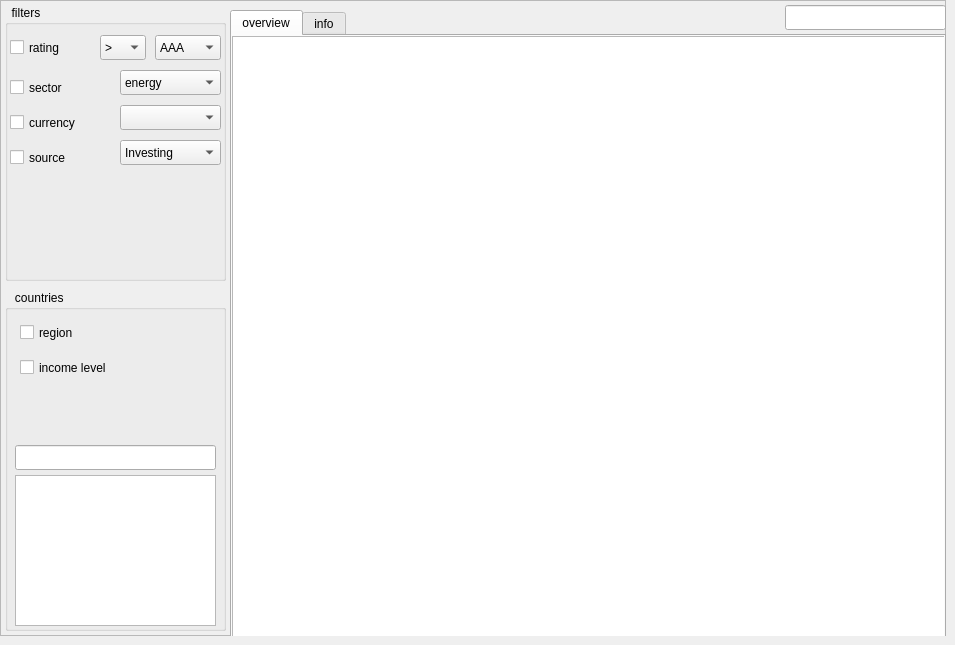
   <widget class="QWidget" name="tab_4">
    <attribute name="title">
     <string>stocks</string>
    </attribute>
    <widget class="QFrame" name="frame_9">
     <property name="geometry">
      <rect>
       <x>0</x>
       <y>0</y>
       <width>946</width>
       <height>636</height>
      </rect>
     </property>
     <property name="frameShape">
      <enum>QFrame::StyledPanel</enum>
     </property>
     <property name="frameShadow">
      <enum>QFrame::Raised</enum>
     </property>
     <widget class="QTabWidget" name="tabWidget_9">
      <property name="geometry">
       <rect>
        <x>230</x>
        <y>10</y>
        <width>716</width>
        <height>631</height>
       </rect>
      </property>
      <property name="currentIndex">
       <number>0</number>
      </property>
      <widget class="QWidget" name="tab_29">
       <attribute name="title">
        <string>overview</string>
       </attribute>
       <widget class="QTableView" name="tableView_19">
        <property name="geometry">
         <rect>
          <x>0</x>
          <y>0</y>
          <width>716</width>
          <height>601</height>
         </rect>
        </property>
       </widget>
      </widget>
      <widget class="QWidget" name="tab_30">
       <attribute name="title">
        <string>info</string>
       </attribute>
       <widget class="QTableView" name="tableView_20">
        <property name="geometry">
         <rect>
          <x>0</x>
          <y>0</y>
          <width>716</width>
          <height>601</height>
         </rect>
        </property>
       </widget>
      </widget>
     </widget>
     <widget class="QLineEdit" name="lineEdit_18">
      <property name="geometry">
       <rect>
        <x>785</x>
        <y>5</y>
        <width>161</width>
        <height>25</height>
       </rect>
      </property>
     </widget>
     <widget class="QGroupBox" name="groupBox_6">
      <property name="geometry">
       <rect>
        <x>5</x>
        <y>290</y>
        <width>221</width>
        <height>341</height>
       </rect>
      </property>
      <property name="title">
       <string>   countries</string>
      </property>
      <widget class="QLineEdit" name="lineEdit_22">
       <property name="geometry">
        <rect>
         <x>10</x>
         <y>155</y>
         <width>201</width>
         <height>25</height>
        </rect>
       </property>
       <property name="clearButtonEnabled">
        <bool>true</bool>
       </property>
      </widget>
      <widget class="QListWidget" name="listWidget_4">
       <property name="geometry">
        <rect>
         <x>10</x>
         <y>185</y>
         <width>201</width>
         <height>151</height>
        </rect>
       </property>
      </widget>
      <widget class="QCheckBox" name="checkBox_22">
       <property name="geometry">
        <rect>
         <x>15</x>
         <y>30</y>
         <width>66</width>
         <height>25</height>
        </rect>
       </property>
       <property name="text">
        <string>region</string>
       </property>
      </widget>
      <widget class="QCheckBox" name="checkBox_23">
       <property name="geometry">
        <rect>
         <x>15</x>
         <y>65</y>
         <width>111</width>
         <height>25</height>
        </rect>
       </property>
       <property name="text">
        <string>income level</string>
       </property>
      </widget>
     </widget>
     <widget class="QGroupBox" name="groupBox_7">
      <property name="geometry">
       <rect>
        <x>5</x>
        <y>5</y>
        <width>221</width>
        <height>276</height>
       </rect>
      </property>
      <property name="title">
       <string>  filters</string>
      </property>
      <widget class="QComboBox" name="comboBox_12">
       <property name="geometry">
        <rect>
         <x>150</x>
         <y>30</y>
         <width>66</width>
         <height>25</height>
        </rect>
       </property>
       <item>
        <property name="text">
         <string>AAA</string>
        </property>
       </item>
       <item>
        <property name="text">
         <string>AA+</string>
        </property>
       </item>
       <item>
        <property name="text">
         <string>AA</string>
        </property>
       </item>
       <item>
        <property name="text">
         <string>AA-</string>
        </property>
       </item>
       <item>
        <property name="text">
         <string>A+</string>
        </property>
       </item>
       <item>
        <property name="text">
         <string>A</string>
        </property>
       </item>
       <item>
        <property name="text">
         <string>A-</string>
        </property>
       </item>
       <item>
        <property name="text">
         <string>BBB+</string>
        </property>
       </item>
       <item>
        <property name="text">
         <string>BBB</string>
        </property>
       </item>
       <item>
        <property name="text">
         <string>BBB-</string>
        </property>
       </item>
       <item>
        <property name="text">
         <string>BB+</string>
        </property>
       </item>
       <item>
        <property name="text">
         <string>BB</string>
        </property>
       </item>
       <item>
        <property name="text">
         <string>BB-</string>
        </property>
       </item>
       <item>
        <property name="text">
         <string>B+</string>
        </property>
       </item>
       <item>
        <property name="text">
         <string>B</string>
        </property>
       </item>
       <item>
        <property name="text">
         <string>B-</string>
        </property>
       </item>
       <item>
        <property name="text">
         <string>CCC+</string>
        </property>
       </item>
       <item>
        <property name="text">
         <string>CCC</string>
        </property>
       </item>
       <item>
        <property name="text">
         <string>CCC-</string>
        </property>
       </item>
       <item>
        <property name="text">
         <string>CC</string>
        </property>
       </item>
       <item>
        <property name="text">
         <string>C</string>
        </property>
       </item>
       <item>
        <property name="text">
         <string>D</string>
        </property>
       </item>
       <item>
        <property name="text">
         <string>IG</string>
        </property>
       </item>
       <item>
        <property name="text">
         <string>HY</string>
        </property>
       </item>
      </widget>
      <widget class="QComboBox" name="comboBox_13">
       <property name="geometry">
        <rect>
         <x>115</x>
         <y>65</y>
         <width>101</width>
         <height>25</height>
        </rect>
       </property>
       <item>
        <property name="text">
         <string>energy</string>
        </property>
       </item>
       <item>
        <property name="text">
         <string>technology</string>
        </property>
       </item>
       <item>
        <property name="text">
         <string>industrials</string>
        </property>
       </item>
       <item>
        <property name="text">
         <string>retail</string>
        </property>
       </item>
       <item>
        <property name="text">
         <string>healthcare</string>
        </property>
       </item>
       <item>
        <property name="text">
         <string>military</string>
        </property>
       </item>
       <item>
        <property name="text">
         <string>finance</string>
        </property>
       </item>
       <item>
        <property name="text">
         <string>mining</string>
        </property>
       </item>
       <item>
        <property name="text">
         <string>services</string>
        </property>
       </item>
      </widget>
      <widget class="QComboBox" name="comboBox_14">
       <property name="geometry">
        <rect>
         <x>115</x>
         <y>100</y>
         <width>101</width>
         <height>25</height>
        </rect>
       </property>
      </widget>
      <widget class="QComboBox" name="comboBox_25">
       <property name="geometry">
        <rect>
         <x>95</x>
         <y>30</y>
         <width>46</width>
         <height>25</height>
        </rect>
       </property>
       <item>
        <property name="text">
         <string>&gt;</string>
        </property>
       </item>
       <item>
        <property name="text">
         <string>&gt;=</string>
        </property>
       </item>
       <item>
        <property name="text">
         <string>&lt;</string>
        </property>
       </item>
       <item>
        <property name="text">
         <string>&lt;=</string>
        </property>
       </item>
       <item>
        <property name="text">
         <string>=</string>
        </property>
       </item>
       <item>
        <property name="text">
         <string>+/- 1 notch</string>
        </property>
       </item>
      </widget>
      <widget class="QComboBox" name="comboBox_37">
       <property name="geometry">
        <rect>
         <x>115</x>
         <y>135</y>
         <width>101</width>
         <height>25</height>
        </rect>
       </property>
       <item>
        <property name="text">
         <string>Investing</string>
        </property>
       </item>
       <item>
        <property name="text">
         <string>Yahoo</string>
        </property>
       </item>
       <item>
        <property name="text">
         <string>Quandl</string>
        </property>
       </item>
      </widget>
      <widget class="QCheckBox" name="checkBox_16">
       <property name="geometry">
        <rect>
         <x>5</x>
         <y>30</y>
         <width>66</width>
         <height>25</height>
        </rect>
       </property>
       <property name="text">
        <string>rating</string>
       </property>
      </widget>
      <widget class="QCheckBox" name="checkBox_17">
       <property name="geometry">
        <rect>
         <x>5</x>
         <y>70</y>
         <width>66</width>
         <height>25</height>
        </rect>
       </property>
       <property name="text">
        <string>sector</string>
       </property>
      </widget>
      <widget class="QCheckBox" name="checkBox_18">
       <property name="geometry">
        <rect>
         <x>5</x>
         <y>105</y>
         <width>86</width>
         <height>25</height>
        </rect>
       </property>
       <property name="text">
        <string>currency</string>
       </property>
      </widget>
      <widget class="QCheckBox" name="checkBox_19">
       <property name="geometry">
        <rect>
         <x>5</x>
         <y>140</y>
         <width>86</width>
         <height>25</height>
        </rect>
       </property>
       <property name="text">
        <string>source</string>
       </property>
      </widget>
     </widget>
    </widget>
   </widget>
